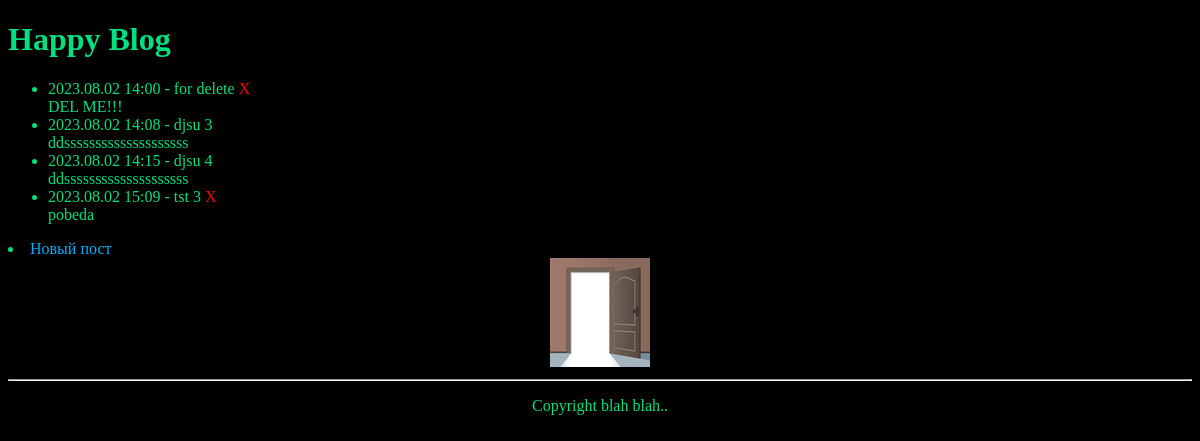
Page /blog/ (signed in) on the earlier database version.
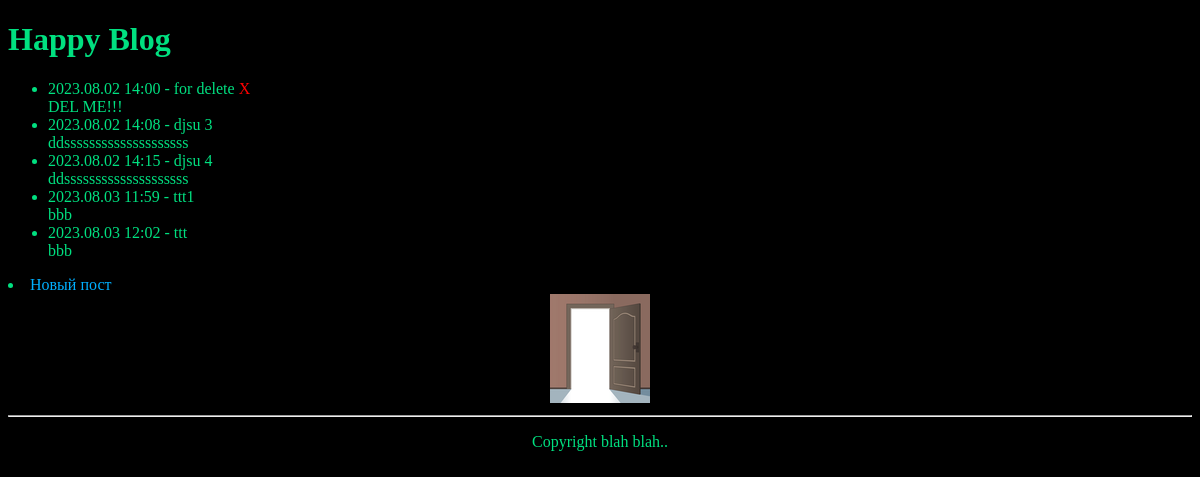
Same page on the later database version.
### blog/models.py (models this page shows, shortened)
class Post(models.Model):
    user = models.ForeignKey(User, on_delete=models.CASCADE)    # Автор
    title = models.CharField(max_length=180)                    # Заголовок
    body = models.TextField()                                   # Тело
    created = models.DateTimeField(
        verbose_name='Время создания', auto_now_add=True)

### blog/views.py (the view)
# urls.py: path('blog/', login_required(views.Blog.as_view()), name='blog'),
class Blog(ListView):
    model = Post
    template_name = "Post_list.html"
    ordering = ['-created']
    def get_queryset(self):
        if 'pk' in self.kwargs:
            return Post.objects.filter(user_id=self.kwargs["pk"])
        else:
            return Post.objects.all()
    def get_context_data(self, **kwargs):
        context = super().get_context_data(**kwargs)
        if 'pk' in self.kwargs:
            context['author'] = User.objects.get(pk=self.kwargs["pk"])
        return context

### blog/templates/post_list.html (shortened to what this page needs)
{% extends "mbase.html" %}
{% load static %}
{% block content %}
<h1>Happy Blog</h1>
<ul>
{% for post in object_list %}
    <li>{{ post.created|date:"Y.m.d H:i" }} - {{ post.title }}
        {% if user == post.user %}
            <a id="attention" href="/blog/{{post.id}}"> X </a>
        {% endif %}
        <br> {{ post.body }}
    </li>
{% empty %}
    <li>No posts yet.</li>
{% endfor %}
</ul>
{% if user.is_authenticated %} <li><a href="/blog/add">Новый пост</a>{%endif%}
    <div id="commonbox" >
    <a href="/" >
        <img src={% static "isdoor.png" %}> </a>
    </div>
{% endblock %}

### blog/templates/mbase.html (shortened to what this page needs)
{% load static %}
<!DOCTYPE html>
<html lang="ru">
<head>
    <link rel="stylesheet" type="text/css" href={% static "css/style.css" %}/>
</head>
<body>
    {% block content %}{% endblock %}
    {% block footer %}
    <div id="commonbox" >
    <hr>
    <p>Copyright blah blah..</p>
    </div>
    {% endblock %}
</body>
</html>

### blog/static/CSS/style.css (style rules this page uses)
body { background-color: #000000; color: #00e080; }
a:link, a:visited { color:#00B0FF; text-decoration:none; }
#attention { color:red; }
#commonbox { clear:both; text-align:center; }

Differences in the rows shown:
removed Post: created "2023.08.02 15:09", title "tst 3", body "pobeda"
added Post: created "2023.08.03 11:59", title "ttt1", body "bbb"
added Post: created "2023.08.03 12:02", title "ttt", body "bbb"
